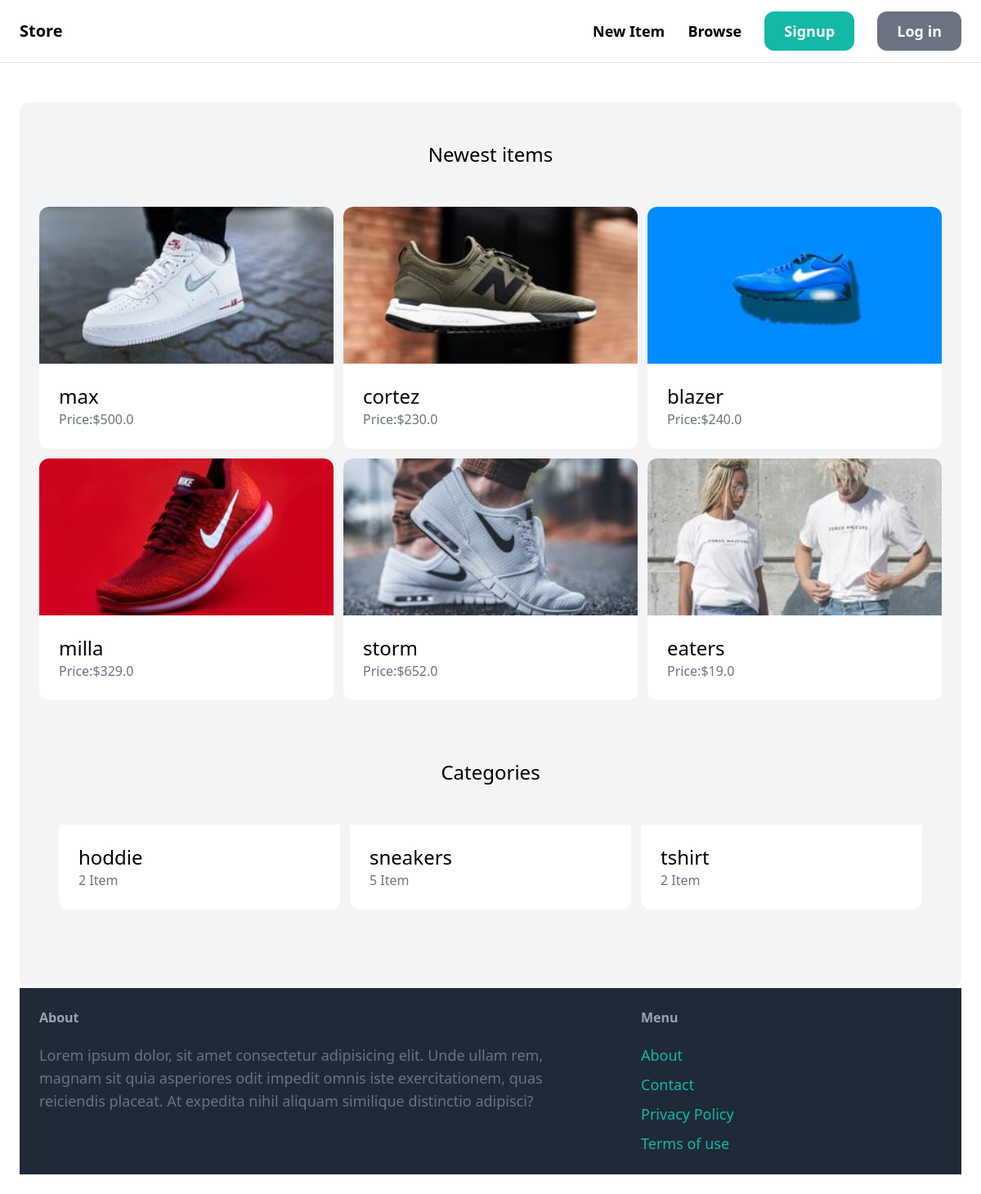
The page / on the database its author committed.
### item/models.py (models this page shows, shortened)
class Item(models.Model):
    category =models.ForeignKey(Category,related_name='items',on_delete=models.CASCADE)
    name =models.CharField(max_length=255)
    description =models.TextField(blank=True,null=True)
    price =models.FloatField()
    image = models.ImageField(upload_to='item_images',blank=True,null=True)
    is_sold =models.BooleanField(default=False)
    created_by =models.ForeignKey(User,related_name='items',on_delete=models.CASCADE)
    created_at =models.DateTimeField(auto_now_add=True)

class Category(models.Model):
    name =models.CharField(max_length=255)
    class Meta:
        ordering =('name',)
        verbose_name_plural='Categories'

### core/views.py (the view)
# urls.py: path("", views.index,name="index"),
def index(request):
    items= Item.objects.filter(is_sold=False)[0:6]
    categories =Category.objects.all()
    return render(request,'core/index.html',
                  {'categories':categories,
                   'items':items})

### core/templates/core/index.html (shortened to what this page needs)
{% extends 'core/base.html'%}
{% block content %}
   <div class="mt-6 px-6 py-12 bg-gray-100 rounded-xl">
     <h2 class="mb-12 text-2xl text-center ">Newest items</h2>
     <div class="grid grid-cols-3 gap-3">
     {% for item in items %}
     <div>
        <a href="{% url 'item:details' item.id %}">
            <div class="flex flex-column">
                <img src="{{item.image.url}}" class="rounded-t-xl w-full h-48 object-cover "  alt="">
            </div>
            <div class="p-6 bg-white rounded-b-xl">
                <h2 class="text-2xl">{{item.name}}</h2>
                <p class="text-gray-500">Price:${{item.price}}</p>
            </div>
        </a>
     </div>
     {% endfor %}
    </div>
    <div class="mt-6 px-6 py-12 bg-gray-100 rounded-xl">
        <h2 class="mb-12 text-2xl text-center ">Categories</h2>
        <div class="grid grid-cols-3 gap-3">
            {% for category in categories %}
            <div>
                <a href="#">
                    <div class="p-6 bg-white rounded-b-xl">
                        <h2 class="text-2xl">{{category.name}}</h2>
                        <p class="text-gray-500">{{category.items.count}} Item</p>
                    </div>
                </a>
             </div>
            {% endfor %}
        </div>
   </div>
{% endblock   %}

### core/templates/core/base.html (shortened to what this page needs)
<!DOCTYPE html>
<html lang="en">
<head>
    <script src="https://cdn.tailwindcss.com"></script>
</head>
<body>
    <nav class="py-6 px-6 flex justify-between items-center border-b border-gray-200">
        <a href="/" class="text-xl font-semibold">Store</a>
        <div class="space-x-6">
            <a href="{% url 'item:new' %}" class="text-lg font-semibold  hover:text-gray-500">New Item</a>
            <a href="{% url 'item:items' %}" class="text-lg font-semibold  hover:text-gray-500">Browse</a>
             {% if request.user.is_authenticated %}
             <a href="{% url 'conversation:inbox' %}" class="px-6  py-3 text-lg  font-semibold bg-teal-500 text-white rounded-xl hover:bg-teal-700">Inbox</a>
             <a href="{% url 'dashboard:index' %}" class="px-6  py-3 text-lg  font-semibold bg-gray-500 text-white rounded-xl hover:bg-gray-700">Dashbord</a>
             {% else %}
                 <a href="{% url 'core:signup' %}" class="px-6  py-3 text-lg  font-semibold bg-teal-500 text-white rounded-xl hover:bg-teal-700">Signup</a>
                 <a href="{% url 'core:login' %}" class="px-6  py-3 text-lg  font-semibold bg-gray-500 text-white rounded-xl hover:bg-gray-700">Log in</a>
            {%  endif %}
        </div>
    </nav>
   <div class="px-6 py-6">
    {% block content %}
    {% endblock   %}
   </div>
   <footer class="py-6 px-6 flex justify-between bg-gray-800">
    <div class="w-2/3 pr-10">
    <h3 class="mb-5 font-semibold text-gray-400">About</h3>
    <p class="text-lg text-gray-500">Lorem ipsum dolor, sit amet consectetur adipisicing elit. Unde ullam rem, magnam sit quia asperiores odit impedit omnis iste exercitationem, quas reiciendis placeat. At expedita nihil aliquam similique distinctio adipisci?</p>
    </div>
    <div class="w-1/3">
        <h3 class="mb-5 font-semibold text-gray-400">Menu</h3>
        <ul class="space-y-2">
            <li><a href="#" class="text-lg text-teal-500 hover:bg-teal-700">About</a></li>
            <li><a href="{% url 'core:contact' %}" class="text-lg text-teal-500 hover:bg-teal-700">Contact</a></li>
            <li><a href="#" class="text-lg text-teal-500 hover:bg-teal-700">Privacy Policy</a></li>
            <li><a href="#" class="text-lg text-teal-500 hover:bg-teal-700">Terms of use</a></li>
        </ul>
    </div>
   </footer>
</body>
</html>

### rows shown on the page
Item: image (picture), name "max", price "500.0"
Item: image (picture), name "cortez", price "230.0"
Item: image (picture), name "blazer", price "240.0"
Item: image (picture), name "milla", price "329.0"
Item: image (picture), name "storm", price "652.0"
Item: image (picture), name "eaters", price "19.0"
Category: name "hoddie", items.count "2"
Category: name "sneakers", items.count "5"
Category: name "tshirt", items.count "2"
